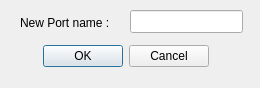
<?xml version="1.0" encoding="UTF-8"?>
<ui version="4.0">
 <class>Dialog</class>
 <widget class="QDialog" name="Dialog">
  <property name="geometry">
   <rect>
    <x>0</x>
    <y>0</y>
    <width>260</width>
    <height>88</height>
   </rect>
  </property>
  <property name="windowTitle">
   <string>Add new Port...</string>
  </property>
  <widget class="QDialogButtonBox" name="buttonBox">
   <property name="geometry">
    <rect>
     <x>40</x>
     <y>40</y>
     <width>171</width>
     <height>32</height>
    </rect>
   </property>
   <property name="orientation">
    <enum>Qt::Horizontal</enum>
   </property>
   <property name="standardButtons">
    <set>QDialogButtonBox::Cancel|QDialogButtonBox::Ok</set>
   </property>
   <property name="centerButtons">
    <bool>true</bool>
   </property>
  </widget>
  <widget class="QLineEdit" name="name">
   <property name="geometry">
    <rect>
     <x>130</x>
     <y>10</y>
     <width>113</width>
     <height>23</height>
    </rect>
   </property>
  </widget>
  <widget class="QLabel" name="label">
   <property name="geometry">
    <rect>
     <x>20</x>
     <y>15</y>
     <width>111</width>
     <height>16</height>
    </rect>
   </property>
   <property name="text">
    <string>New Port name :</string>
   </property>
  </widget>
 </widget>
 <resources/>
 <connections>
  <connection>
   <sender>buttonBox</sender>
   <signal>accepted()</signal>
   <receiver>Dialog</receiver>
   <slot>accept()</slot>
   <hints>
    <hint type="sourcelabel">
     <x>248</x>
     <y>254</y>
    </hint>
    <hint type="destinationlabel">
     <x>157</x>
     <y>274</y>
    </hint>
   </hints>
  </connection>
  <connection>
   <sender>buttonBox</sender>
   <signal>rejected()</signal>
   <receiver>Dialog</receiver>
   <slot>reject()</slot>
   <hints>
    <hint type="sourcelabel">
     <x>316</x>
     <y>260</y>
    </hint>
    <hint type="destinationlabel">
     <x>286</x>
     <y>274</y>
    </hint>
   </hints>
  </connection>
 </connections>
</ui>
